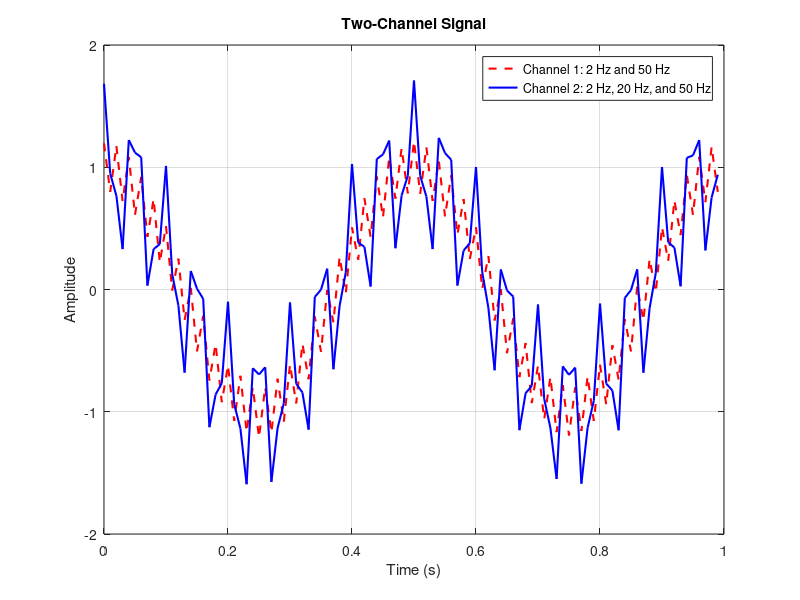

The MATLAB script that drew this image:
fs = 100; 
t = 0:1/fs:1-1/fs; 


f1 = 2;  % 2 Hz
f2 = 20; % 20 Hz
f3 = 50; % 50 Hz

snr_target = 40;

channel1 = awgn(cos(2*pi*f1*t) + 0.2*cos(2*pi*f3*t), snr_target);

channel2 = awgn(cos(2*pi*f1*t) + 0.5*cos(2*pi*f2*t) + 0.2*cos(2*pi*f3*t), snr_target);

signal = [channel1; channel2];

plot(t, channel1, 'r--', 'LineWidth', 1.5); 
hold on;
plot(t, channel2, 'b-', 'LineWidth', 1.5);  
hold off;

title('Two-Channel Signal');
xlabel('Time (s)');
ylabel('Amplitude');
legend('Channel 1: 2 Hz and 50 Hz', 'Channel 2: 2 Hz, 20 Hz, and 50 Hz');
grid on;